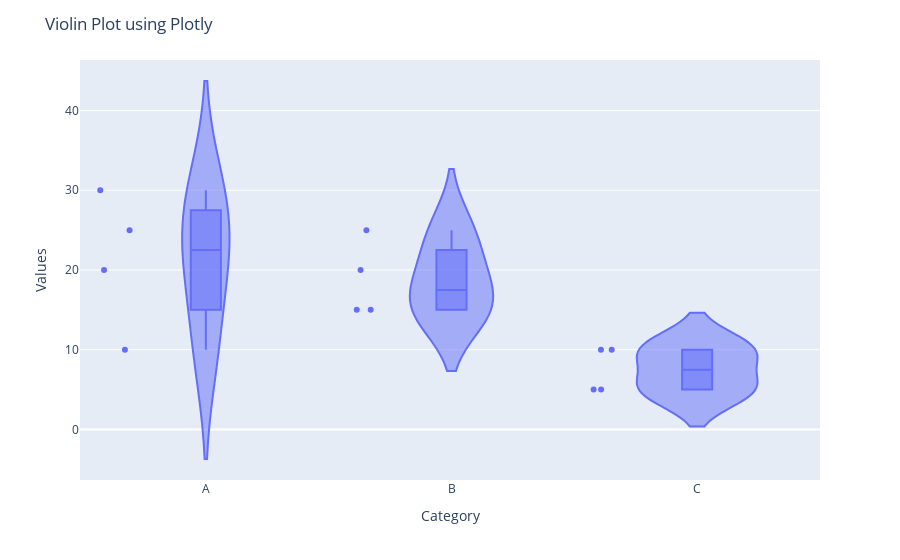

The cell this chart's notebook holds for it:
### Markdown cell above
## 14. Violin Plot

A violin plot is similar to a box plot but also includes a rotated kernel density plot on each side. It provides a visualization of the distribution of the data, its probability density, and its cumulative distribution.

Here's how to create a violin plot using Plotly:

### Code cell
# Import required libraries
import plotly.express as px

# Sample data
data = {
    'Category': ['A', 'B', 'C', 'A', 'B', 'C', 'A', 'B', 'C', 'A', 'B', 'C'],
    'Values': [10, 15, 5, 25, 20, 10, 30, 25, 5, 20, 15, 10]
}

# Creating the violin plot using plotly express
fig = px.violin(data, y="Values", x="Category", box=True, points="all")

# Setting the layout for the plot
fig.update_layout(
    title='Violin Plot using Plotly',
    yaxis_title='Values',
    xaxis_title='Category'
)

# Display the plot
fig.show()

# Save the plot to an HTML file
fig.write_html("../output/plots/violin_plot_plotly.html")

#save png file with 300 dpi
fig.write_image("../output/plots/violin_plot_plotly.png", scale=3)

### Figure 1 — Plotly figure (JSON) as saved in the notebook; plotly's stock layout.template omitted (floating-point values rounded to 4 significant figures)
{"data": [{"alignmentgroup": "True", "box": {"visible": true}, "hovertemplate": "Category=%{x}<br>Values=%{y}<extra></extra>", "legendgroup": "", "marker": {"color": "#636efa"}, "name": "", "offsetgroup": "", "orientation": "v", "points": "all", "scalegroup": "True", "showlegend": false, "type": "violin", "x": ["A", "B", "C", "A", "B", "C", "A", "B", "C", "A", "B", "C"], "x0": " ", "xaxis": "x", "y": [10, 15, 5, 25, 20, 10, 30, 25, 5, 20, 15, 10], "y0": " ", "yaxis": "y"}], "layout": {"legend": {"tracegroupgap": 0}, "margin": {"t": 60}, "title": {"text": "Violin Plot using Plotly"}, "violinmode": "group", "xaxis": {"anchor": "y", "domain": [0, 1], "title": {"text": "Category"}}, "yaxis": {"anchor": "x", "domain": [0, 1], "title": {"text": "Values"}}}}
